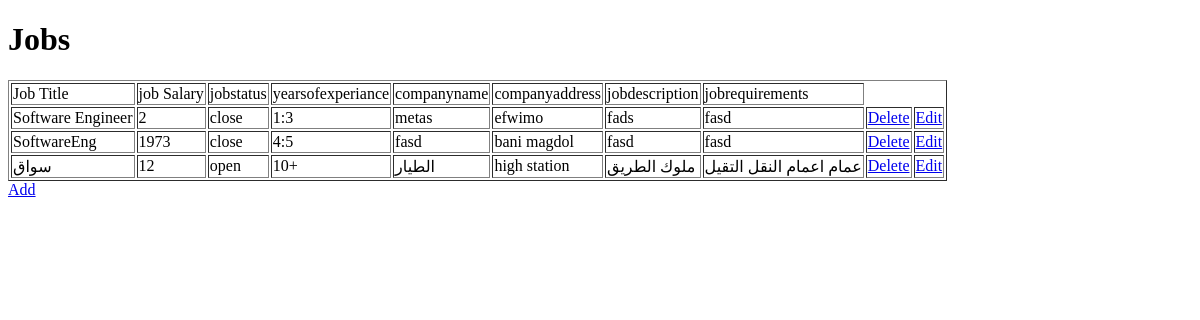
The app's page /jobs/, older data.
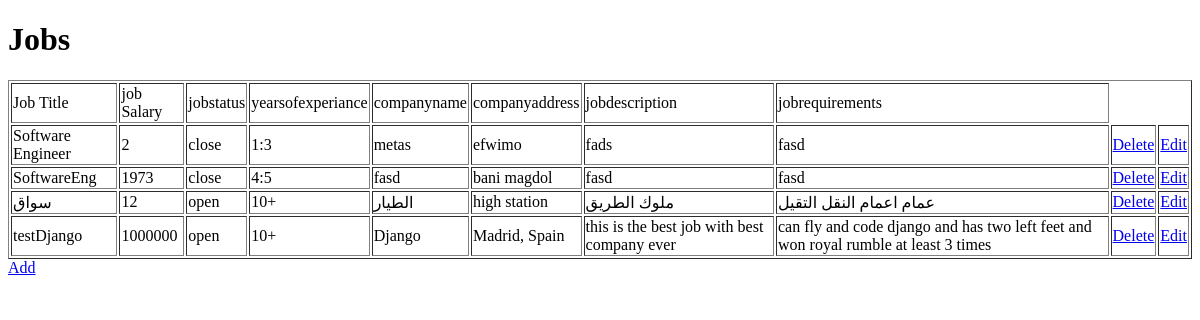
The same page, newer data.
### jobs/models.py (models this page shows)
class Jobs(models.Model):
    jobtitle = models.CharField(max_length=255)
    jobsalary = models.IntegerField(default=0)
    jobstatus = models.CharField(max_length=255)
    yearsofexperience = models.CharField(max_length=255)
    companyname = models.CharField(max_length=255)
    companyaddress = models.CharField(max_length=255)
    jobdescription = models.TextField(default='')
    jobrequirements = models.TextField(default='')

### jobs/views.py (the view)
# urls.py: path('',views.Index,name='Index'),
def Index(request):
  tmp= loader.get_template('index.html')
  alljobs=Jobs.objects.all().values()
  context = {
        'jobs' : alljobs,
    }
  return HttpResponse(tmp.render(context,request))

### templates/index.html (shortened to what this page needs)
{% load static %}
<!DOCTYPE html>
<html lang="en">
  <head>
  </head>
  <body>
    <h1>Jobs</h1>
    <table border="1">
      <thead>
        <td>Job Title</td>
        <td>job Salary</td>
        <td>jobstatus</td>
        <td>yearsofexperiance</td>
        <td>companyname</td>
        <td>companyaddress</td>
        <td>jobdescription</td>
        <td>jobrequirements</td>
      </thead>
      {% for x in jobs %}
      <tr>
        <td>{{x.jobtitle}}</td>
        <td>{{x.jobsalary}}</td>
        <td>{{x.jobstatus}}</td>
        <td>{{x.yearsofexperience}}</td>
        <td>{{x.companyname}}</td>
        <td>{{x.companyaddress}}</td>
        <td>{{x.jobdescription}}</td>
        <td>{{x.jobrequirements}}</td>
        <td><a href="delete/{{x.id}}">Delete</a></td>
        <td><a href="edit/{{x.id}}">Edit</a></td>
      </tr>
      {% endfor %}
    </table>
    <a href="add/">Add</a>
  </body>
</html>

Row changes from the older to the newer data that the page shows:
added Jobs: jobtitle "testDjango", jobsalary "1000000", jobstatus "open", yearsofexperience "10+", companyname "Django", companyaddress "Madrid, Spain", jobdescription "this is the best job with best company ever", jobrequirements "can fly and code django and has two left feet and won royal rumble at least 3 times"
